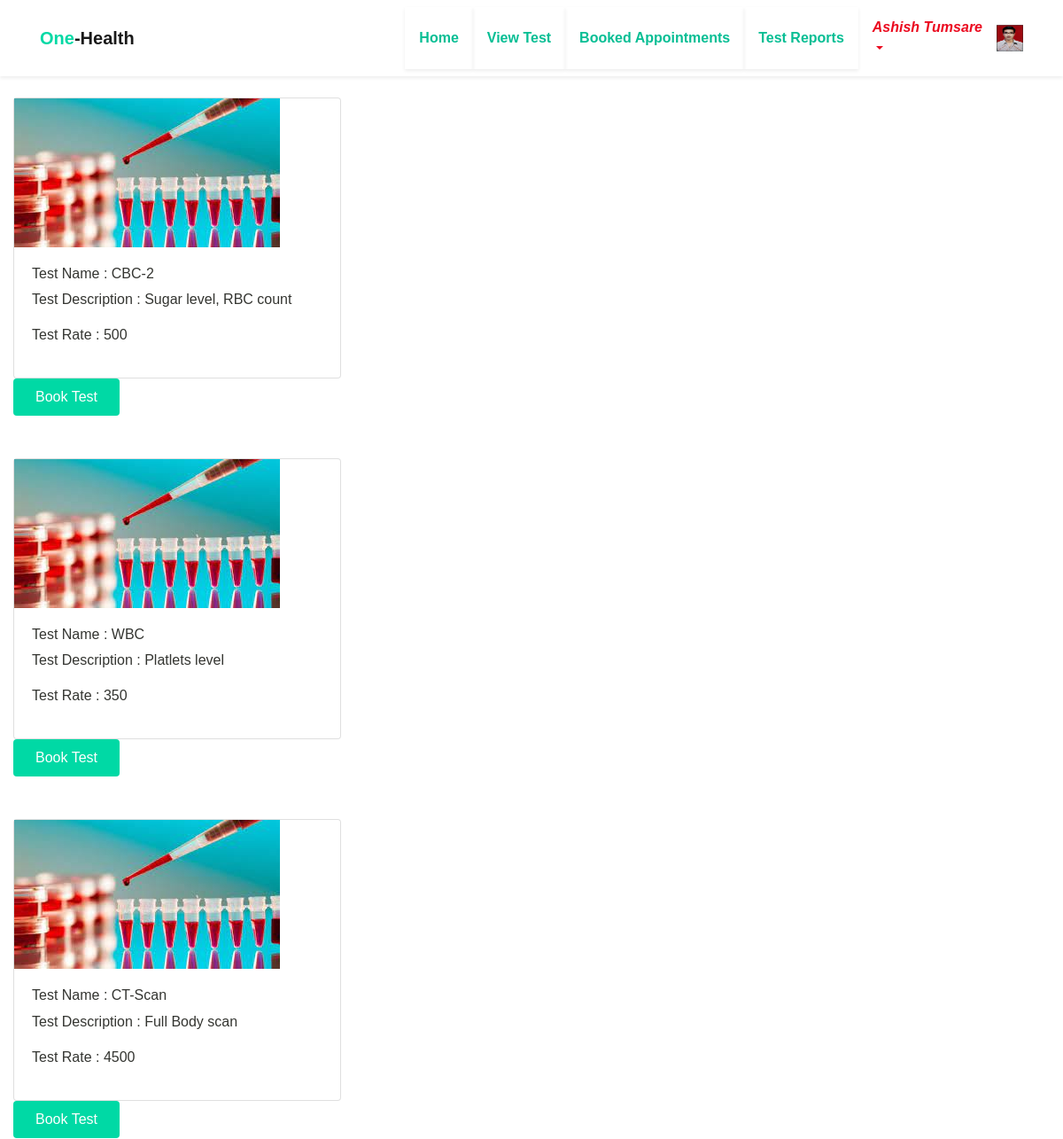
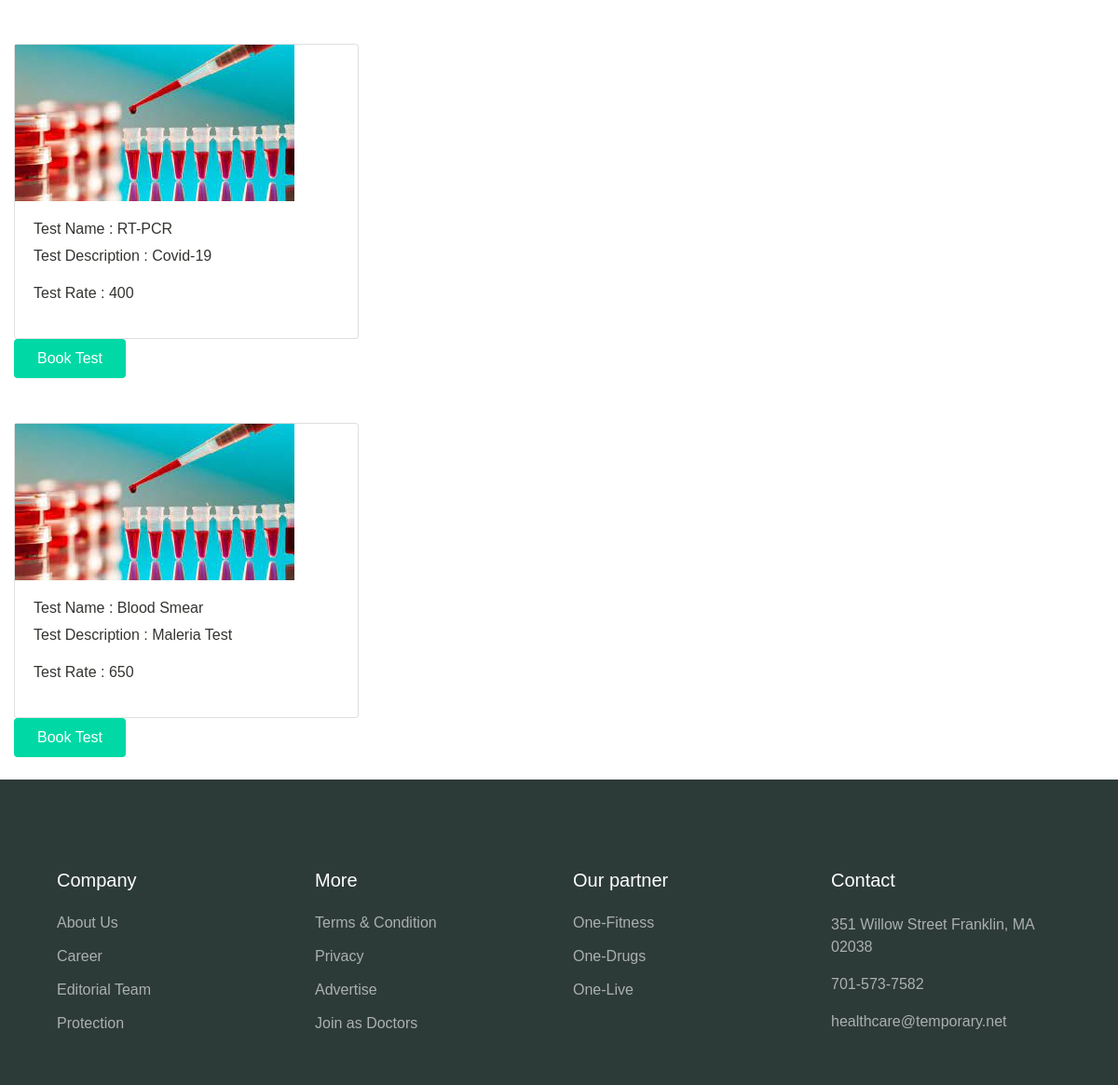
/view-test/ (signed in), run on the app's committed database (2 pictures, top to bottom).
### customer/models.py (models this page shows, shortened)
class Customer(models.Model):
    fname = models.CharField(max_length=10)
    lname = models.CharField(max_length=10)
    email = models.EmailField(unique=True)
    mobile = models.CharField(max_length=14)
    password = models.CharField(max_length=15)
    address = models.TextField()
    pic = models.FileField(upload_to='profile',null=True,blank=True,default='avtar.png')

### employee/models.py (models this page shows, shortened)
class Test(models.Model):
    employee = models.ForeignKey(Employee,on_delete=models.CASCADE)
    test_name = models.CharField(max_length=20)
    test_added_by = models.DateTimeField(auto_now_add=True)
    test_desc = models.TextField()
    test_rate = models.IntegerField()

### customer/views.py (the view)
# urls.py: path('view-test/',views.view_test,name='view-test'),
def view_test(request):
    tests = models.Test.objects.all()
    uid = Customer.objects.get(email=request.session['email'])
    return render(request,'customer/view-test.html',{'tests':tests,'uid':uid})

### customer/templates/customer/view-test.html (shortened to what this page needs)
  {% extends 'customer/cheader.html' %}
{% load static %}
{% block content %}
{% for test in tests %}
<br>
  <div class="col-md-4">
    <div class="card card-profile">
      <div class="card-avatar">
        <a href="javascript:;">
          <img class="img-circle" src="{% static 'add-test2/images/blood_test.jfif' %}" alt = 'image' />
        </a>
      </div>
      <div class="card-body">
        <h6 class="card-category text-gray">Test Name : {{test.test_name}} </h6>
        <p class="card-description">
          Test Description : {{test.test_desc}}
        </p>
		<p>Test Rate : {{test.test_rate}}</p>
      </div>
    </div>
    <a href="{% url 'booking' test.id %}"><button class="btn btn-primary">Book Test</button></a>
  </div>
  <br>
{% endfor %}
{% endblock %}

### customer/templates/customer/cheader.html (shortened to what this page needs)
{% load  static %}
<!DOCTYPE html>
<html lang="en">
<head>
  <link rel="stylesheet" href="{% static 'assets/css/maicons.css' %}">
  <link rel="stylesheet" href="{% static 'assets/css/bootstrap.css' %}">
  <link rel="stylesheet" href="{% static 'assets/vendor/owl-carousel/css/owl.carousel.css' %}">
  <link rel="stylesheet" href="{% static 'assets/vendor/animate/animate.css' %}">
  <link rel="stylesheet" href="{% static 'assets/css/theme.css' %}">
</head>
<body>
  <header>
    <nav class="navbar navbar-expand-lg navbar-light shadow-sm">
      <div class="container">
        <a class="navbar-brand" href="#"><span class="text-primary">One</span>-Health</a>
        <div class="collapse navbar-collapse" id="navbarSupport">
          <ul class="navbar-nav ml-auto">
            <li class="nav-item active">
              <a class="navbar navbar-expand-lg navbar-light shadow-sm" href="{% url 'index' %}"><b>Home</b></a>
            </li>
            <li class="nav-item">
              <a class="navbar navbar-expand-lg navbar-light shadow-sm" href="{% url 'view-test' %}"><b>View Test</b></a>
            </li>
            <li class="nav-item">
              <a class="navbar navbar-expand-lg navbar-light shadow-sm" href="{% url 'my-bookings' %}"><b>Booked Appointments</b></a>
            </li>
            <li class="nav-item">
              <a class="navbar navbar-expand-lg navbar-light shadow-sm" href="{% url 'test-reports' %}"> <b> Test Reports </b> </a>
            </li>
            <li class="nav-item">
             <div class="nav-item dropdown">
                          <a style = "color:#eb091f;" href="#" class="nav-link dropdown-toggle" data-toggle="dropdown">
                          <b ><i>{{uid.fname}} {{uid.lname}}</i></b>
                          </a>
              <li class="nav-item">
              <div><img  src="{{uid.pic.url}}" height="30" width="30"  /></div>
            </li>
            </li>
          </ul>
        </div>
      </div>
    </nav>
  </header>
      {% block content %}
      {% endblock %}
  <footer class="page-footer">
    <div class="container">
      <div class="row px-md-3">
        <div class="col-sm-6 col-lg-3 py-3">
          <h5>Company</h5>
          <ul class="footer-menu">
            <li><a href="#">About Us</a></li>
            <li><a href="#">Career</a></li>
            <li><a href="#">Editorial Team</a></li>
            <li><a href="#">Protection</a></li>
          </ul>
        </div>
        <div class="col-sm-6 col-lg-3 py-3">
          <h5>More</h5>
          <ul class="footer-menu">
            <li><a href="#">Terms & Condition</a></li>
            <li><a href="#">Privacy</a></li>
            <li><a href="#">Advertise</a></li>
            <li><a href="#">Join as Doctors</a></li>
          </ul>
        </div>
        <div class="col-sm-6 col-lg-3 py-3">
          <h5>Our partner</h5>
          <ul class="footer-menu">
            <li><a href="#">One-Fitness</a></li>
            <li><a href="#">One-Drugs</a></li>
            <li><a href="#">One-Live</a></li>
          </ul>
        </div>
        <div class="col-sm-6 col-lg-3 py-3">
          <h5>Contact</h5>
          <p class="footer-link mt-2">351 Willow Street Franklin, MA 02038</p>
          <a href="#" class="footer-link">701-573-7582</a>
          <a href="#" class="footer-link">healthcare@temporary.net</a>
        </div>
      </div>
          </div>
  </footer>
</body>
</html>

### customer/static/assets/css/theme.css (style rules this page uses)
:root { --primary: #00D9A5; --accent: #FF3D85; --secondary: #4E5AFE; --warning: #EED818; --info: #05B4E1; --danger: #FF4943; --success: #96C93D; --dark: #343531; --light: #F5F9F6; --cs: #596261; --grey: #6E807A; }
body { font-family: "Source Sans Pro", sans-serif; line-height: 1.5; color: #343531; }
a { color: #07be94; text-decoration: none; background-color: transparent; }
.text-primary { color: #00D9A5 !important; }
.btn-primary { color: #fff; background-color: #00D9A5; border-color: transparent; }
.btn { padding: 8px 24px; }
.navbar { min-height: 70px; }
.navbar-brand { font-weight: 600; padding-top: 10px; padding-bottom: 10px; }
.navbar-nav { margin-top: 10px; border-top: 1px solid #E8EEE4; flex-shrink: 0; }
.navbar-nav .nav-link { transition: all .2s ease; }
.navbar-light .navbar-nav .nav-link { color: rgba(110, 128, 122, 0.8); }
@media (min-width: 992px) { .navbar-expand-lg .navbar-nav { margin-top: 0; border-top: none; } }
@media (min-width: 992px) { .navbar-expand-lg .navbar-nav .nav-link { padding-right: 16px; padding-left: 16px; } }
@media (min-width: 992px) { .navbar-expand-lg .navbar-nav { align-items: center; } }
.page-footer { position: relative; display: block; padding-top: 80px; padding-bottom: 16px; background-color: #2D3B38; color: #fff; }
.page-footer h5 { font-weight: 500; margin-bottom: 16px; }
.footer-menu { position: relative; list-style: none; padding-left: 0; }
.footer-menu a, .footer-link { display: inline-block; padding-top: 6px; padding-bottom: 6px; color: rgba(255, 255, 255, 0.6); transition: all .2s ease; }
.footer-link { padding: 0; margin-bottom: 16px; }

### data on the page
Customer: fname "Ashish", lname "Tumsare", pic (picture)
Test: test_name "CBC-2", test_desc "Sugar level, RBC count", test_rate "500"
Test: test_name "WBC", test_desc "Platlets level", test_rate "350"
Test: test_name "CT-Scan", test_desc "Full Body scan", test_rate "4500"
Test: test_name "RT-PCR", test_desc "Covid-19", test_rate "400"
Test: test_name "Blood Smear", test_desc "Maleria Test", test_rate "650"
